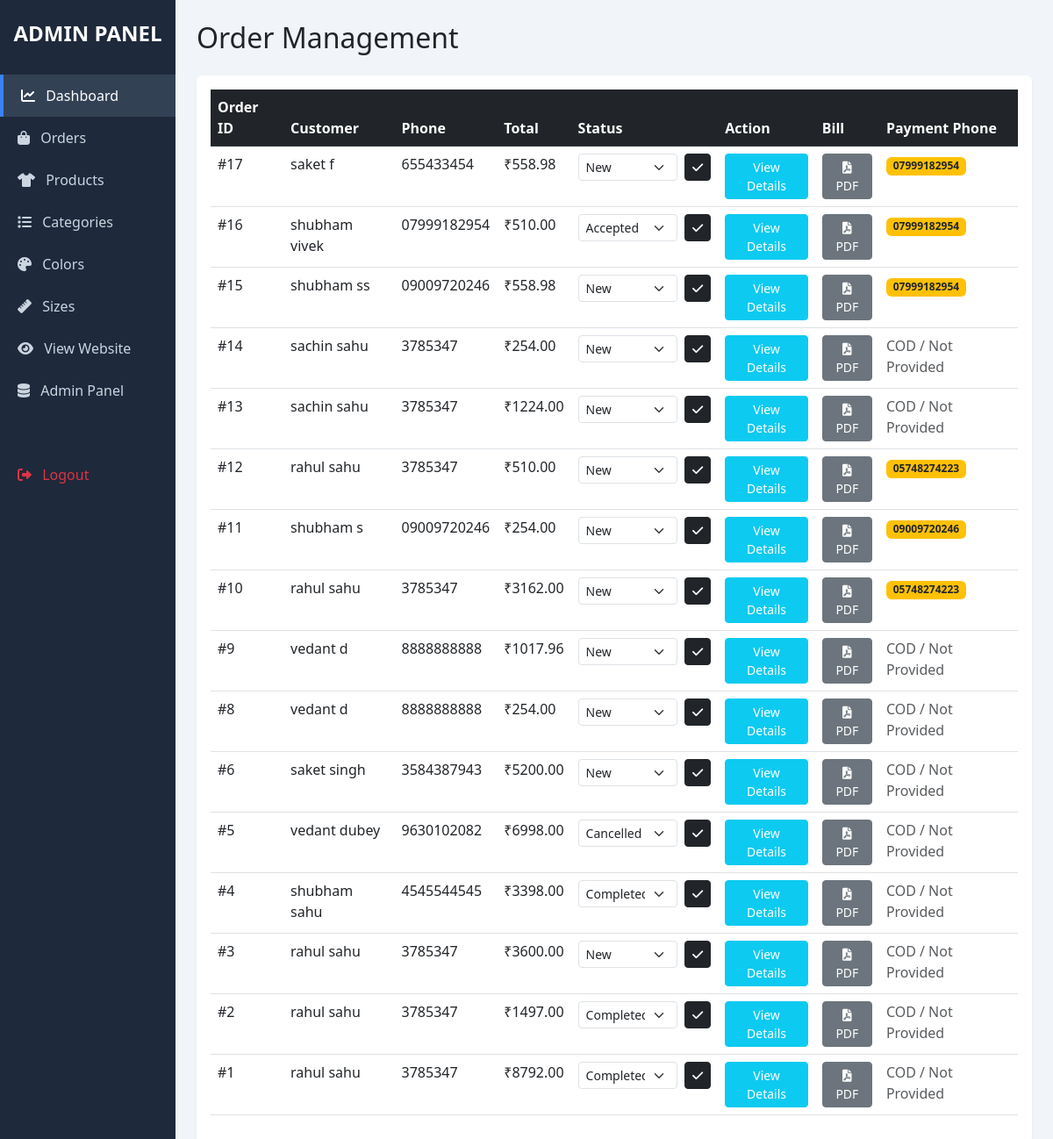
The page /my-admin/orders/ (signed in) on the database its author committed.
### store/models.py (models this page shows, shortened)
class Order(models.Model):
    first_name = models.CharField(max_length=50)
    last_name = models.CharField(max_length=50)
    phone = models.CharField(max_length=15)
    email = models.EmailField(max_length=50)
    address_line_1 = models.CharField(max_length=100)
    address_line_2 = models.CharField(max_length=100, blank=True)
    city = models.CharField(max_length=50)
    state = models.CharField(max_length=50)
    pin_code = models.CharField(max_length=10)
    order_number = models.CharField(max_length=20, blank=True, null=True)
    payment_phone = models.CharField(max_length=15, blank=True, null=True)
    tracking_number = models.CharField(max_length=50, blank=True, null=True)
    order_total = models.DecimalField(max_digits=10, decimal_places=2)
    tax = models.DecimalField(max_digits=10, decimal_places=2)
    status = models.CharField(max_length=20, default='New', choices=(
        ('New', 'New'),
        ('Accepted', 'Accepted'),
        ('Completed', 'Completed'),
        ('Cancelled', 'Cancelled'),
    ))
    ip = models.CharField(blank=True, max_length=20)
    is_ordered = models.BooleanField(default=False)
    created_at = models.DateTimeField(auto_now_add=True)

### store/views.py (the view)
# urls.py: path('my-admin/orders/', views.admin_order_list, name='admin_order_list'),
@user_passes_test(is_admin)
def admin_order_list(request):
    orders = Order.objects.filter(is_ordered=True).order_by('-created_at')
    return render(request, 'store/custom_admin/order_list.html', {'orders': orders})

### store/context_processors.py (called while the page is built, shortened)
def menu_links(request):
    links = Category.objects.all()
    return dict(links=links)

def counter(request):
    cart_count = 0
    if 'admin' in request.path:
        return {}

### store/views.py (called while the page is built)
def is_admin(user):
    return user.is_superuser

### templates/store/custom_admin/order_list.html (shortened to what this page needs)
{% extends 'store/custom_admin/admin_base.html' %}
{% block admin_content %}
<h2>Order Management</h2>
<div class="card mt-4 p-3">
    <table class="table table-hover">
        <thead class="table-dark">
            <tr>
                <th>Order ID</th>
                <th>Customer</th>
                <th>Phone</th>
                <th>Total</th>
                <th>Status</th>
                <th>Action</th>
                <th>Bill</th>
                <th>Payment Phone</th>
            </tr>
        </thead>
        <tbody>
            {% for order in orders %}
            <tr>
                <td>#{{ order.id }}</td>
                <td>{{ order.first_name }} {{ order.last_name }}</td>
                <td>{{ order.phone }}</td>
                <td>₹{{ order.order_total }}</td>
                <td>
                    <form action="{% url 'admin_order_update' order.id %}" method="POST" class="d-flex">
                        <select name="status" class="form-select form-select-sm me-2">
                            <option value="New" {% if order.status == 'New' %}selected{% endif %}>New</option>
                            <option value="Accepted" {% if order.status == 'Accepted' %}selected{% endif %}>Accepted</option>
                            <option value="Completed" {% if order.status == 'Completed' %}selected{% endif %}>Completed</option>
                            <option value="Cancelled" {% if order.status == 'Cancelled' %}selected{% endif %}>Cancelled</option>
                        </select>
                        <button type="submit" class="btn btn-sm btn-dark"><i class="fas fa-check"></i></button>
                    </form>
                </td>
                <td>
                    <button class="btn btn-sm btn-info text-white">View Details</button>
                </td>
                <td>
                <a href="{% url 'admin_invoice' order.id %}" class="btn btn-sm btn-secondary text-white" title="Download Invoice">
                    <i class="fas fa-file-pdf"></i> PDF
                </a>
                </td>
                <td>
                {% if order.payment_phone %}
                    <span class="badge bg-warning text-dark">{{ order.payment_phone }}</span>
                {% else %}
                    <span class="text-muted">COD / Not Provided</span>
                {% endif %}
                </td>
            </tr>
            {% endfor %}
        </tbody>
    </table>
</div>
{% endblock %}

### templates/store/custom_admin/admin_base.html (style rules this page uses)
body { background-color: #f1f5f9; }
.card { border: none; box-shadow: 0 2px 4px rgba(0,0,0,0.05); }

### rows shown on the page
Order: id "17", first_name "saket", last_name "f", phone "655433454", order_total "558.98", status "New", payment_phone "07999182954"
Order: id "16", first_name "shubham", last_name "vivek", phone "07999182954", order_total "510.00", status "Accepted", payment_phone "07999182954"
Order: id "15", first_name "shubham", last_name "ss", phone "09009720246", order_total "558.98", status "New", payment_phone "07999182954"
Order: id "14", first_name "sachin", last_name "sahu", phone "3785347", order_total "254.00", status "New", shows "COD / Not Provided"
Order: id "13", first_name "sachin", last_name "sahu", phone "3785347", order_total "1224.00", status "New", shows "COD / Not Provided"
Order: id "12", first_name "rahul", last_name "sahu", phone "3785347", order_total "510.00", status "New", payment_phone "05748274223"
Order: id "11", first_name "shubham", last_name "s", phone "09009720246", order_total "254.00", status "New", payment_phone "09009720246"
Order: id "10", first_name "rahul", last_name "sahu", phone "3785347", order_total "3162.00", status "New", payment_phone "05748274223"
Order: id "9", first_name "vedant", last_name "d", phone "8888888888", order_total "1017.96", status "New", shows "COD / Not Provided"
Order: id "8", first_name "vedant", last_name "d", phone "8888888888", order_total "254.00", status "New", shows "COD / Not Provided"
Order: id "6", first_name "saket", last_name "singh", phone "3584387943", order_total "5200.00", status "New", shows "COD / Not Provided"
Order: id "5", first_name "vedant", last_name "dubey", phone "9630102082", order_total "6998.00", status "Cancelled", shows "COD / Not Provided"
Order: id "4", first_name "shubham", last_name "sahu", phone "4545544545", order_total "3398.00", status "Completed", shows "COD / Not Provided"
Order: id "3", first_name "rahul", last_name "sahu", phone "3785347", order_total "3600.00", status "New", shows "COD / Not Provided"
Order: id "2", first_name "rahul", last_name "sahu", phone "3785347", order_total "1497.00", status "Completed", shows "COD / Not Provided"
Order: id "1", first_name "rahul", last_name "sahu", phone "3785347", order_total "8792.00", status "Completed", shows "COD / Not Provided"
